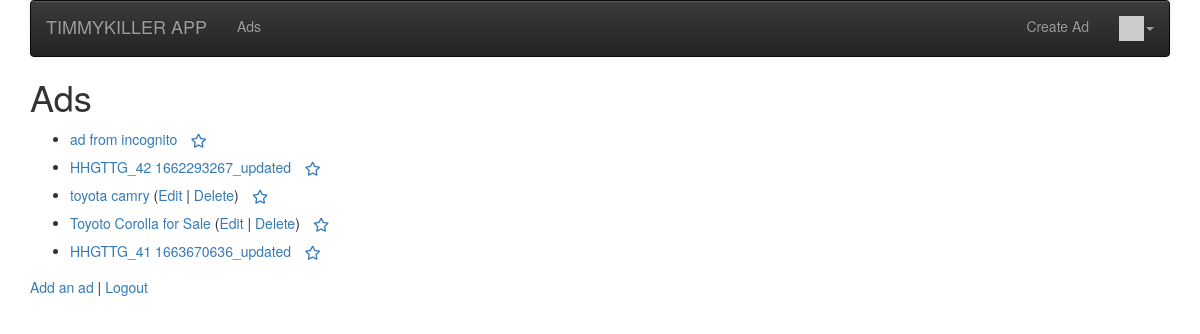
The app's page / (signed in), older data.
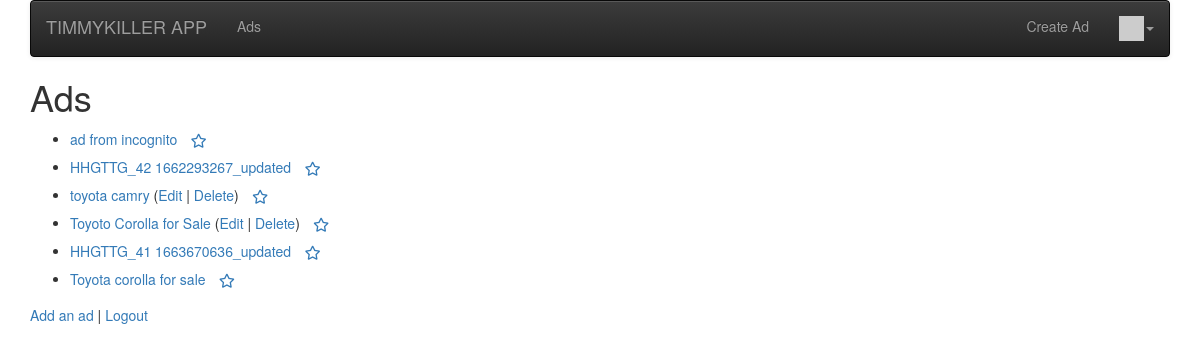
The same page, newer data.
### ads/models.py (models this page shows, shortened)
class Ad(models.Model):
    title = models.CharField(
        max_length=200,
        validators=[MinLengthValidator(2, "Title must be greater than 2 characters")]
    )
    price = models.DecimalField(max_digits=7, decimal_places=2, null=True)
    text = models.TextField()
    owner = models.ForeignKey(settings.AUTH_USER_MODEL, on_delete=models.CASCADE)
    comments = models.ManyToManyField(settings.AUTH_USER_MODEL, through='Comment', related_name='comments_owned')
    created_at = models.DateTimeField(auto_now_add=True)
    updated_at = models.DateTimeField(auto_now=True)
    picture = models.BinaryField(null=True, editable=True)
    content_type = models.CharField(max_length=256, null=True, help_text='The MIMEType of the file')
    favourite = models.ManyToManyField(settings.AUTH_USER_MODEL, through='Fav', related_name='favourite_ads')

### ads/views.py (the view)
# urls.py: path('', views.AdListView.as_view(), name='all'),
class AdListView(OwnerListView):
    model = Ad
    template_name = "ads/ad_list.html"
    def get(self, request):
        ads_list = Ad.objects.all()
        favourites = list()
        if request.user.is_authenticated:
            rows = request.user.favourite_ads.values('id')
            favourites = [row['id'] for row in rows]
        ctx = {'ad_list': ads_list, 'favourites': favourites}
        return render(request, self.template_name, ctx)

### home/context_processors.py (called while the page is built)
def settings(request):
    return {
        'settings': django_settings,
    }

### home/templatetags/app_tags.py (called while the page is built)
@register.filter(name='gravatar')
def gravatar(user, size=35):
    email = str(user.email.strip().lower()).encode('utf-8')
    email_hash = md5(email).hexdigest()
    url = "//www.gravatar.com/avatar/{0}?s={1}&d=identicon&r=PG"
    return url.format(email_hash, size)

### ads/templates/ads/ad_list.html (shortened to what this page needs)
{% extends "base_menu.html" %}
{% block content %}
<h1>Ads</h1>
<p>
{% if ad_list %}
<ul>
  {% for ad in ad_list %}
    <li>
        <a href="{% url 'ads:ad_detail'  ad.id %}">{{ ad.title }}</a>
        {% if ad.owner == user %}
        (<a href="{% url 'ads:ad_update' ad.id %}">Edit</a> |
        <a href="{% url 'ads:ad_delete' ad.id %}">Delete</a>)
        {% endif %}
        {% if user.is_authenticated %}
        <a href="#" onclick=
             "favPost('{% url 'ads:ad_favourite' ad.id %}', {{ ad.id }} );return false;"
            id="unfavorite_star_{{ad.id}}">
        <span class="fa-stack" style="vertical-align: middle;">
        <i class="fa fa-star-o fa-stack-1x"></i>
        </span>
        </a>
        {% endif %}
    </li>
  {% endfor %}
</ul>
{% else %}
  <p>There are no ads in the database.</p>
{% endif %}
</p>
<p>
<a href="{% url 'ads:ad_create' %}">Add an ad</a> |
{% if user.is_authenticated %}
<a href="{% url 'logout' %}?next={% url 'ads:all' %}">Logout</a>
{% else %}
<a href="{% url 'login' %}?next={% url 'ads:all' %}">Login</a>
{% endif %}
</p>
{% endblock %}

Row changes from the older to the newer data that the page shows:
added Ad: title "Toyota corolla for sale"
